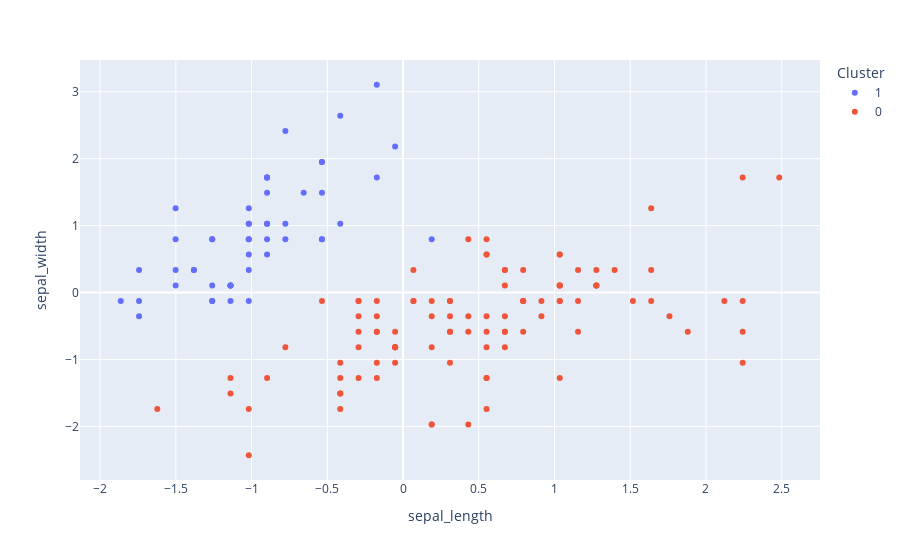

Notebook cell for this chart:
### Markdown cell above
#### 5. Realizar graficas con el numero de clusters que mejor se ajusten

### Code cell
# 2 clusters

datos_con_clusters['Cluster'] = datos_con_clusters["Cluster"].astype("category")

fig = px.scatter(datos_con_clusters,
                 x = 'sepal_length',
                 y = 'sepal_width',
                 color = 'Cluster',
                )
fig.show()
